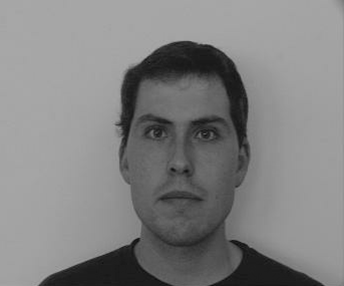
%> input picture S7_23052025/man_face.png, 344 x 286 px
$ octave Ex8_2.m   (GNU Octave 9; MATLAB toolbox functions it lacks are replaced by stand-ins)
%> lines starting %> are read from the running program, lines starting %| are printed output that depends on the picture; in (x1, y1, x2, y2) boxes, pixels count from 0 and x2, y2 are one past the last pixel; in counts of white or black regions, pixels touching at a corner belong together; the program's own positions count from 1
%Ex8_2 Edge Detection: Prewitt Operator
clear, clc, close all;
%%%%%%%%%%%%%%%%%%%%%%%%%%%%%%%%%%%%%%%%
pkg load image;
%load test image
%Img = double(imread('bike.png'));
Img = double(imread('man_face.png'));
%> Img: size 286x344 double; min 13, max 171, mean 129.8; mean of the top-left, top-right, bottom-left and bottom-right quarters 147.4, 132.6, 127.7, 111.3

h = fspecial('prewitt');
%apply Prewitt operator in horizontal direction
filtered_Img1 = imfilter(Img, h, 'replicate');
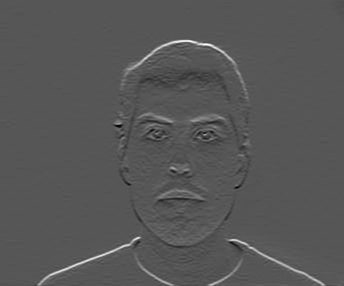
%> filtered_Img1: size 286x344 double; min -182, max 357, mean 2.3; drawn with min black and max white
filtered_Img1 = abs(filtered_Img1); %gets its magnitude
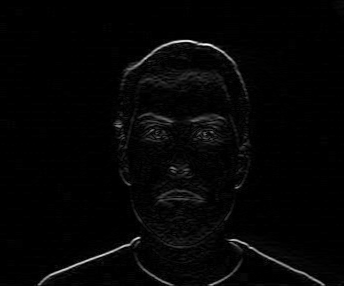
%> filtered_Img1: size 286x344 double; min 0, max 357, mean 7.1; drawn with min black and max white
filtered_Img1 = filtered_Img1 / max(filtered_Img1(:)); %normalize it

%apply Prewitt operator in vertical direction
filtered_Img2 = imfilter(Img, h', 'replicate'); %h': transpose of h
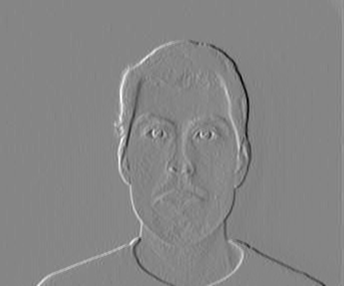
%> filtered_Img2: size 286x344 double; min -276, max 250, mean 0.3; drawn with min black and max white
filtered_Img2 = abs(filtered_Img2); %gets its magnitude
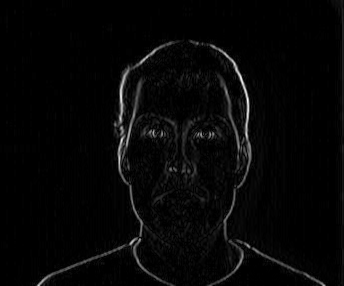
%> filtered_Img2: size 286x344 double; min 0, max 276, mean 7.2; drawn with min black and max white
filtered_Img2 = filtered_Img2 / max(filtered_Img2(:)); %normalize it

%apply Prewitt operator in both directions
filtered_Img3 = filtered_Img1 .^2 + filtered_Img2 .^ 2;
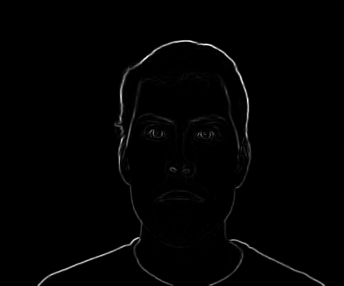
%> filtered_Img3: size 286x344 double; min 0, max 1.04, mean 0.0101; drawn with min black and max white
log_filtered_Img3 = log(filtered_Img3 + 1); %gets its magnitude in logarithmic
log_filtered_Img3 = log_filtered_Img3 / max(log_filtered_Img3(:)); %normalize it

bw_edge1 = log_filtered_Img3 > 0.01; %threshold = 1%
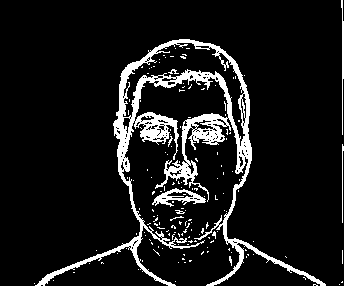
%> bw_edge1: size 286x344 logical; 9.8% white; 155 white regions (148 under 20 px), largest, box (x1, y1, x2, y2) and area: (35, 39, 326, 286) 8298, (152, 188, 206, 207) 412, (341, 0, 344, 135) 201
bw_edge2 = log_filtered_Img3 > 0.02; %threshold = 2%
%> bw_edge2: size 286x344 logical; 6.8% white; 107 white regions (98 under 20 px), largest, box (x1, y1, x2, y2) and area: (36, 39, 326, 286) 4294, (182, 114, 229, 165) 652, (134, 112, 178, 142) 553
bw_edge3 = log_filtered_Img3 > 0.04; %threshold = 4%
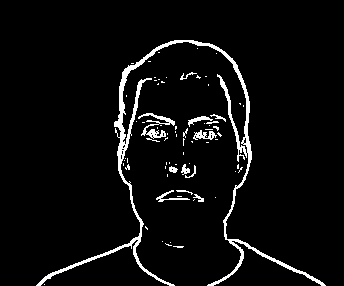
%> bw_edge3: size 286x344 logical; 4.8% white; 74 white regions (60 under 20 px), largest, box (x1, y1, x2, y2) and area: (36, 40, 326, 286) 3497, (138, 113, 175, 139) 305, (193, 130, 217, 140) 125

%plot images
FS = 15; %fontsize of caption
figure, clf;
subplot(2,3,1), imshow(uint8(Img)), title('Original Image', "fontsize", FS);
subplot(2,3,2), imshow(filtered_Img1), title('Prewitt Horizontal', "fontsize", FS);
subplot(2,3,3), imshow(filtered_Img2), title('Prewitt Vertical', "fontsize", FS);

subplot(2,3,4), imshow(bw_edge1), title('Mag > 0.01', "fontsize", FS);
subplot(2,3,5), imshow(bw_edge2), title('Mag > 0.02', "fontsize", FS);
subplot(2,3,6), imshow(bw_edge3), title('Mag > 0.04', "fontsize", FS);
saveas(gcf, 'Prewitt Operator.jpg');

$ run again, with S5_19052025/bike.png copied over S7_23052025/man_face.png
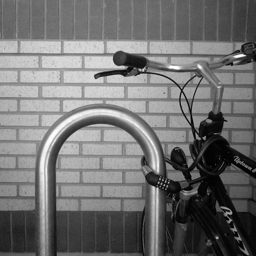
%> input picture S5_19052025/bike.png, 256 x 256 px
%> `bw_edge1 = log_filtered_Img3 > 0.01;`:
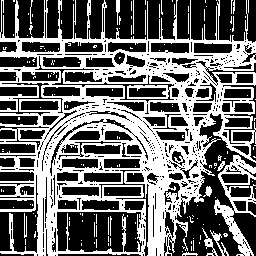
%> bw_edge1: size 256x256 logical; 42.2% white; 160 white regions (144 under 20 px), largest, box (x1, y1, x2, y2) and area: (0, 0, 256, 256) 25090, (214, 155, 256, 256) 1367, (210, 230, 229, 256) 115
%> bw_edge2: size 256x256 logical; 33.5% white; 170 white regions (151 under 20 px), largest, box (x1, y1, x2, y2) and area: (0, 0, 256, 256) 18452, (218, 155, 256, 217) 650, (214, 199, 254, 256) 498
%> `bw_edge3 = log_filtered_Img3 > 0.04;`:
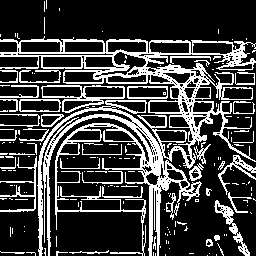
%> bw_edge3: size 256x256 logical; 24.5% white in thin lines or dots
